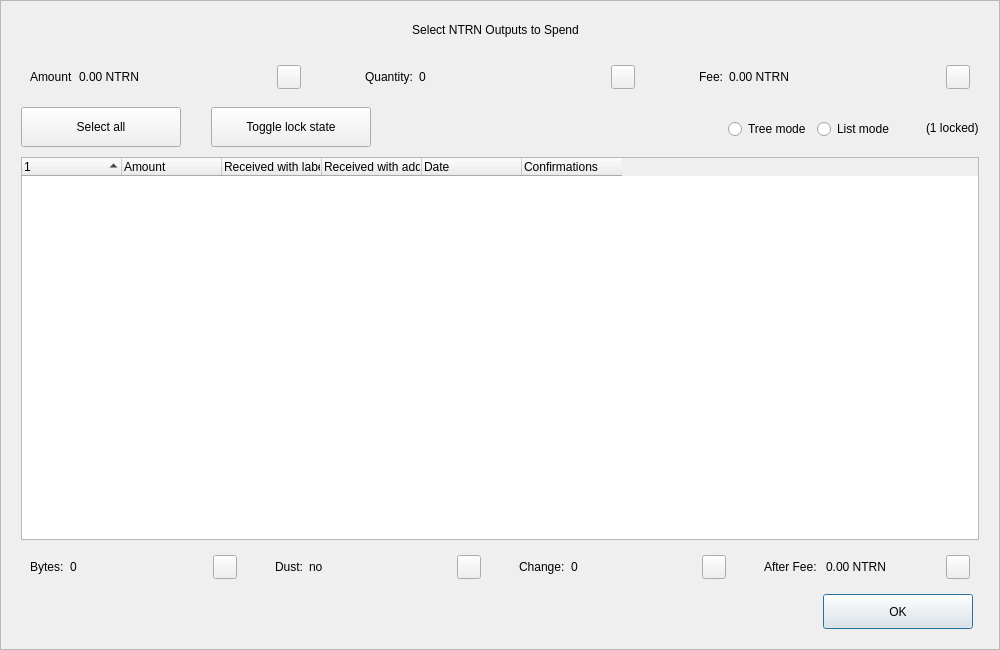
<?xml version="1.0" encoding="UTF-8"?>
<ui version="4.0">
 <class>CoinControlDialog</class>
 <widget class="QDialog" name="CoinControlDialog">
  <property name="geometry">
   <rect>
    <x>0</x>
    <y>0</y>
    <width>1000</width>
    <height>650</height>
   </rect>
  </property>
  <property name="minimumSize">
   <size>
    <width>950</width>
    <height>650</height>
   </size>
  </property>
  <property name="windowTitle">
   <string>Coin Selection</string>
  </property>
  <property name="styleSheet">
   <string notr="true"/>
  </property>
  <layout class="QVBoxLayout" name="verticalLayout">
   <property name="spacing">
    <number>0</number>
   </property>
   <property name="leftMargin">
    <number>0</number>
   </property>
   <property name="topMargin">
    <number>0</number>
   </property>
   <property name="rightMargin">
    <number>0</number>
   </property>
   <property name="bottomMargin">
    <number>0</number>
   </property>
   <item>
    <widget class="QFrame" name="frameContainer">
     <property name="toolTipDuration">
      <number>0</number>
     </property>
     <property name="frameShape">
      <enum>QFrame::StyledPanel</enum>
     </property>
     <property name="frameShadow">
      <enum>QFrame::Raised</enum>
     </property>
     <layout class="QVBoxLayout" name="verticalLayout_2">
      <property name="leftMargin">
       <number>0</number>
      </property>
      <property name="rightMargin">
       <number>0</number>
      </property>
      <property name="bottomMargin">
       <number>20</number>
      </property>
      <item>
       <layout class="QHBoxLayout" name="horizontalLayout_12">
        <property name="spacing">
         <number>0</number>
        </property>
        <property name="leftMargin">
         <number>20</number>
        </property>
        <property name="rightMargin">
         <number>30</number>
        </property>
        <item>
         <spacer name="horizontalSpacer_4">
          <property name="orientation">
           <enum>Qt::Horizontal</enum>
          </property>
          <property name="sizeHint" stdset="0">
           <size>
            <width>40</width>
            <height>20</height>
           </size>
          </property>
         </spacer>
        </item>
        <item>
         <widget class="QLabel" name="labelTitle">
          <property name="minimumSize">
           <size>
            <width>0</width>
            <height>40</height>
           </size>
          </property>
          <property name="maximumSize">
           <size>
            <width>16777215</width>
            <height>40</height>
           </size>
          </property>
          <property name="text">
           <string>Select NTRN Outputs to Spend</string>
          </property>
          <property name="alignment">
           <set>Qt::AlignCenter</set>
          </property>
          <property name="margin">
           <number>7</number>
          </property>
         </widget>
        </item>
        <item>
         <spacer name="horizontalSpacer_5">
          <property name="orientation">
           <enum>Qt::Horizontal</enum>
          </property>
          <property name="sizeHint" stdset="0">
           <size>
            <width>40</width>
            <height>20</height>
           </size>
          </property>
         </spacer>
        </item>
       </layout>
      </item>
      <item>
       <layout class="QHBoxLayout" name="horizontalLayout_8">
        <property name="leftMargin">
         <number>20</number>
        </property>
        <property name="rightMargin">
         <number>20</number>
        </property>
        <item>
         <widget class="QWidget" name="layoutAmount" native="true">
          <layout class="QHBoxLayout" name="horizontalLayout_9" stretch="0,1,0">
           <item>
            <widget class="QLabel" name="labelCoinControlAmountText">
             <property name="text">
              <string>Amount</string>
             </property>
            </widget>
           </item>
           <item>
            <widget class="QLabel" name="labelCoinControlAmount">
             <property name="text">
              <string>0.00 NTRN</string>
             </property>
            </widget>
           </item>
           <item alignment="Qt::AlignHCenter|Qt::AlignVCenter">
            <widget class="QPushButton" name="pushButtonAmount">
             <property name="minimumSize">
              <size>
               <width>0</width>
               <height>24</height>
              </size>
             </property>
             <property name="maximumSize">
              <size>
               <width>24</width>
               <height>26</height>
              </size>
             </property>
             <property name="focusPolicy">
              <enum>Qt::NoFocus</enum>
             </property>
             <property name="styleSheet">
              <string notr="true">padding-bottom:2px;
padding-right:4px;</string>
             </property>
             <property name="text">
              <string/>
             </property>
            </widget>
           </item>
          </layout>
         </widget>
        </item>
        <item>
         <spacer name="horizontalSpacer_2">
          <property name="orientation">
           <enum>Qt::Horizontal</enum>
          </property>
          <property name="sizeType">
           <enum>QSizePolicy::Fixed</enum>
          </property>
          <property name="sizeHint" stdset="0">
           <size>
            <width>40</width>
            <height>20</height>
           </size>
          </property>
         </spacer>
        </item>
        <item>
         <widget class="QWidget" name="layoutQuantity" native="true">
          <layout class="QHBoxLayout" name="horizontalLayout_10" stretch="0,1,0">
           <item>
            <widget class="QLabel" name="labelCoinControlQuantityText">
             <property name="text">
              <string>Quantity:</string>
             </property>
            </widget>
           </item>
           <item>
            <widget class="QLabel" name="labelCoinControlQuantity">
             <property name="text">
              <string>0</string>
             </property>
            </widget>
           </item>
           <item alignment="Qt::AlignHCenter|Qt::AlignVCenter">
            <widget class="QPushButton" name="pushButtonQuantity">
             <property name="minimumSize">
              <size>
               <width>0</width>
               <height>24</height>
              </size>
             </property>
             <property name="maximumSize">
              <size>
               <width>24</width>
               <height>26</height>
              </size>
             </property>
             <property name="focusPolicy">
              <enum>Qt::NoFocus</enum>
             </property>
             <property name="styleSheet">
              <string notr="true">padding-bottom:2px;
               padding-right:4px;</string>
             </property>
             <property name="text">
              <string/>
             </property>
            </widget>
           </item>
          </layout>
         </widget>
        </item>
        <item>
         <spacer name="horizontalSpacer_22">
          <property name="orientation">
           <enum>Qt::Horizontal</enum>
          </property>
          <property name="sizeType">
           <enum>QSizePolicy::Fixed</enum>
          </property>
          <property name="sizeHint" stdset="0">
           <size>
            <width>40</width>
            <height>20</height>
           </size>
          </property>
         </spacer>
        </item>
        <item>
         <widget class="QWidget" name="layoutFee" native="true">
          <layout class="QHBoxLayout" name="horizontalLayout_11" stretch="0,1,0">
           <item>
            <widget class="QLabel" name="labelCoinControlFeeText">
             <property name="text">
              <string>Fee:</string>
             </property>
            </widget>
           </item>
           <item>
            <widget class="QLabel" name="labelCoinControlFee">
             <property name="text">
              <string>0.00 NTRN</string>
             </property>
            </widget>
           </item>
           <item alignment="Qt::AlignHCenter|Qt::AlignVCenter">
            <widget class="QPushButton" name="pushButtonFee">
             <property name="minimumSize">
              <size>
               <width>0</width>
               <height>24</height>
              </size>
             </property>
             <property name="maximumSize">
              <size>
               <width>24</width>
               <height>26</height>
              </size>
             </property>
             <property name="focusPolicy">
              <enum>Qt::NoFocus</enum>
             </property>
             <property name="styleSheet">
              <string notr="true">padding-bottom:2px;
               padding-right:4px;</string>
             </property>
             <property name="text">
              <string/>
             </property>
            </widget>
           </item>
          </layout>
         </widget>
        </item>
       </layout>
      </item>
      <item>
       <widget class="QFrame" name="frame">
        <property name="minimumSize">
         <size>
          <width>0</width>
          <height>40</height>
         </size>
        </property>
        <property name="styleSheet">
         <string notr="true">#frame {
	border:0;
}</string>
        </property>
        <property name="frameShape">
         <enum>QFrame::StyledPanel</enum>
        </property>
        <property name="frameShadow">
         <enum>QFrame::Sunken</enum>
        </property>
        <layout class="QHBoxLayout" name="horizontalLayout">
         <property name="spacing">
          <number>0</number>
         </property>
         <property name="leftMargin">
          <number>20</number>
         </property>
         <property name="topMargin">
          <number>0</number>
         </property>
         <property name="rightMargin">
          <number>20</number>
         </property>
         <property name="bottomMargin">
          <number>0</number>
         </property>
         <item>
          <layout class="QHBoxLayout" name="horizontalLayoutPanel" stretch="0,0,0,0,0,0">
           <property name="spacing">
            <number>20</number>
           </property>
           <item>
            <widget class="QPushButton" name="pushButtonSelectAll">
             <property name="sizePolicy">
              <sizepolicy hsizetype="Maximum" vsizetype="Fixed">
               <horstretch>0</horstretch>
               <verstretch>0</verstretch>
              </sizepolicy>
             </property>
             <property name="minimumSize">
              <size>
               <width>160</width>
               <height>40</height>
              </size>
             </property>
             <property name="maximumSize">
              <size>
               <width>16777215</width>
               <height>40</height>
              </size>
             </property>
             <property name="text">
              <string>Select all</string>
             </property>
             <property name="checkable">
              <bool>true</bool>
             </property>
             <property name="checked">
              <bool>false</bool>
             </property>
             <property name="autoExclusive">
              <bool>false</bool>
             </property>
             <property name="autoDefault">
              <bool>false</bool>
             </property>
            </widget>
           </item>
           <item>
            <spacer name="horizontalSpacer_6">
             <property name="orientation">
              <enum>Qt::Horizontal</enum>
             </property>
             <property name="sizeType">
              <enum>QSizePolicy::Fixed</enum>
             </property>
             <property name="sizeHint" stdset="0">
              <size>
               <width>10</width>
               <height>20</height>
              </size>
             </property>
            </spacer>
           </item>
           <item>
            <widget class="QPushButton" name="pushButtonToggleLock">
             <property name="sizePolicy">
              <sizepolicy hsizetype="Maximum" vsizetype="Fixed">
               <horstretch>0</horstretch>
               <verstretch>0</verstretch>
              </sizepolicy>
             </property>
             <property name="minimumSize">
              <size>
               <width>160</width>
               <height>40</height>
              </size>
             </property>
             <property name="maximumSize">
              <size>
               <width>16777215</width>
               <height>40</height>
              </size>
             </property>
             <property name="text">
              <string>Toggle lock state</string>
             </property>
             <property name="checkable">
              <bool>true</bool>
             </property>
             <property name="autoExclusive">
              <bool>false</bool>
             </property>
             <property name="autoDefault">
              <bool>false</bool>
             </property>
            </widget>
           </item>
           <item>
            <spacer name="horizontalSpacer_7">
             <property name="orientation">
              <enum>Qt::Horizontal</enum>
             </property>
             <property name="sizeType">
              <enum>QSizePolicy::Expanding</enum>
             </property>
             <property name="sizeHint" stdset="0">
              <size>
               <width>30</width>
               <height>20</height>
              </size>
             </property>
            </spacer>
           </item>
           <item alignment="Qt::AlignRight">
            <widget class="QGroupBox" name="groupBox_2">
             <property name="styleSheet">
              <string notr="true">#groupBox_2 {
    background-color:transparent;
    border-radius:0;
}</string>
             </property>
             <property name="title">
              <string/>
             </property>
             <layout class="QHBoxLayout" name="horizontalLayout_14">
              <item>
               <widget class="QRadioButton" name="radioTreeMode">
                <property name="sizePolicy">
                 <sizepolicy hsizetype="Maximum" vsizetype="Fixed">
                  <horstretch>0</horstretch>
                  <verstretch>0</verstretch>
                 </sizepolicy>
                </property>
                <property name="text">
                 <string>Tree mode</string>
                </property>
               </widget>
              </item>
              <item>
               <widget class="QRadioButton" name="radioListMode">
                <property name="sizePolicy">
                 <sizepolicy hsizetype="Maximum" vsizetype="Fixed">
                  <horstretch>0</horstretch>
                  <verstretch>0</verstretch>
                 </sizepolicy>
                </property>
                <property name="text">
                 <string>List mode</string>
                </property>
                <property name="checked">
                 <bool>false</bool>
                </property>
               </widget>
              </item>
             </layout>
            </widget>
           </item>
           <item>
            <widget class="QLabel" name="labelLocked">
             <property name="text">
              <string>(1 locked)</string>
             </property>
            </widget>
           </item>
          </layout>
         </item>
        </layout>
       </widget>
      </item>
      <item>
       <layout class="QHBoxLayout" name="horizontalLayout_13">
        <property name="leftMargin">
         <number>20</number>
        </property>
        <property name="rightMargin">
         <number>20</number>
        </property>
        <item>
         <widget class="CoinControlTreeWidget" name="treeWidget">
          <property name="contextMenuPolicy">
           <enum>Qt::CustomContextMenu</enum>
          </property>
          <property name="styleSheet">
           <string notr="true"/>
          </property>
          <property name="sortingEnabled">
           <bool>false</bool>
          </property>
          <property name="columnCount">
           <number>6</number>
          </property>
          <attribute name="headerShowSortIndicator" stdset="0">
           <bool>true</bool>
          </attribute>
          <attribute name="headerStretchLastSection">
           <bool>false</bool>
          </attribute>
          <column>
           <property name="text">
            <string/>
           </property>
          </column>
          <column>
           <property name="text">
            <string>Amount</string>
           </property>
          </column>
          <column>
           <property name="text">
            <string>Received with label</string>
           </property>
          </column>
          <column>
           <property name="text">
            <string>Received with address</string>
           </property>
          </column>
          <column>
           <property name="text">
            <string>Date</string>
           </property>
          </column>
          <column>
           <property name="text">
            <string>Confirmations</string>
           </property>
           <property name="toolTip">
            <string>Confirmed</string>
           </property>
          </column>
         </widget>
        </item>
       </layout>
      </item>
      <item>
       <layout class="QHBoxLayout" name="horizontalLayout_3">
        <property name="spacing">
         <number>20</number>
        </property>
        <property name="leftMargin">
         <number>20</number>
        </property>
        <property name="rightMargin">
         <number>20</number>
        </property>
        <item>
         <widget class="QWidget" name="layoutBytes" native="true">
          <layout class="QHBoxLayout" name="horizontalLayout_4" stretch="0,1,0">
           <item>
            <widget class="QLabel" name="labelCoinControlBytesText">
             <property name="text">
              <string>Bytes:</string>
             </property>
            </widget>
           </item>
           <item>
            <widget class="QLabel" name="labelCoinControlBytes">
             <property name="text">
              <string>0</string>
             </property>
            </widget>
           </item>
           <item alignment="Qt::AlignHCenter|Qt::AlignVCenter">
            <widget class="QPushButton" name="pushButtonBytes">
             <property name="minimumSize">
              <size>
               <width>0</width>
               <height>24</height>
              </size>
             </property>
             <property name="maximumSize">
              <size>
               <width>24</width>
               <height>26</height>
              </size>
             </property>
             <property name="focusPolicy">
              <enum>Qt::NoFocus</enum>
             </property>
             <property name="styleSheet">
              <string notr="true">padding-bottom:2px;
               padding-right:4px;</string>
             </property>
             <property name="text">
              <string/>
             </property>
            </widget>
           </item>
          </layout>
         </widget>
        </item>
        <item>
         <widget class="QWidget" name="layoutDust" native="true">
          <layout class="QHBoxLayout" name="horizontalLayout_5" stretch="0,1,0">
           <item>
            <widget class="QLabel" name="labelCoinControlLowOutputText">
             <property name="text">
              <string>Dust:</string>
             </property>
            </widget>
           </item>
           <item>
            <widget class="QLabel" name="labelCoinControlLowOutput">
             <property name="text">
              <string>no</string>
             </property>
            </widget>
           </item>
           <item alignment="Qt::AlignHCenter|Qt::AlignVCenter">
            <widget class="QPushButton" name="pushButtonDust">
             <property name="minimumSize">
              <size>
               <width>0</width>
               <height>24</height>
              </size>
             </property>
             <property name="maximumSize">
              <size>
               <width>24</width>
               <height>26</height>
              </size>
             </property>
             <property name="focusPolicy">
              <enum>Qt::NoFocus</enum>
             </property>
             <property name="styleSheet">
              <string notr="true">padding-bottom:2px;
               padding-right:4px;</string>
             </property>
             <property name="text">
              <string/>
             </property>
            </widget>
           </item>
          </layout>
         </widget>
        </item>
        <item>
         <widget class="QWidget" name="layoutChange" native="true">
          <layout class="QHBoxLayout" name="horizontalLayout_6" stretch="0,1,0">
           <item>
            <widget class="QLabel" name="labelCoinControlChangeText">
             <property name="text">
              <string>Change:</string>
             </property>
            </widget>
           </item>
           <item>
            <widget class="QLabel" name="labelCoinControlChange">
             <property name="text">
              <string>0</string>
             </property>
            </widget>
           </item>
           <item alignment="Qt::AlignHCenter|Qt::AlignVCenter">
            <widget class="QPushButton" name="pushButtonChange">
             <property name="minimumSize">
              <size>
               <width>0</width>
               <height>24</height>
              </size>
             </property>
             <property name="maximumSize">
              <size>
               <width>24</width>
               <height>26</height>
              </size>
             </property>
             <property name="focusPolicy">
              <enum>Qt::NoFocus</enum>
             </property>
             <property name="styleSheet">
              <string notr="true">padding-bottom:2px;
               padding-right:4px;</string>
             </property>
             <property name="text">
              <string/>
             </property>
            </widget>
           </item>
          </layout>
         </widget>
        </item>
        <item>
         <widget class="QWidget" name="layoutAfter" native="true">
          <layout class="QHBoxLayout" name="horizontalLayout_7" stretch="0,1,0">
           <item>
            <widget class="QLabel" name="labelCoinControlAfterFeeText">
             <property name="text">
              <string>After Fee: </string>
             </property>
            </widget>
           </item>
           <item>
            <widget class="QLabel" name="labelCoinControlAfterFee">
             <property name="text">
              <string>0.00 NTRN</string>
             </property>
            </widget>
           </item>
           <item alignment="Qt::AlignHCenter|Qt::AlignVCenter">
            <widget class="QPushButton" name="pushButtonAlterFee">
             <property name="minimumSize">
              <size>
               <width>0</width>
               <height>24</height>
              </size>
             </property>
             <property name="maximumSize">
              <size>
               <width>24</width>
               <height>26</height>
              </size>
             </property>
             <property name="focusPolicy">
              <enum>Qt::NoFocus</enum>
             </property>
             <property name="styleSheet">
              <string notr="true">padding-bottom:2px;
               padding-right:4px;</string>
             </property>
             <property name="text">
              <string/>
             </property>
            </widget>
           </item>
          </layout>
         </widget>
        </item>
       </layout>
      </item>
      <item>
       <layout class="QHBoxLayout" name="horizontalLayout_2">
        <property name="spacing">
         <number>0</number>
        </property>
        <property name="leftMargin">
         <number>20</number>
        </property>
        <property name="rightMargin">
         <number>26</number>
        </property>
        <item>
         <spacer name="horizontalSpacer_3">
          <property name="orientation">
           <enum>Qt::Horizontal</enum>
          </property>
          <property name="sizeHint" stdset="0">
           <size>
            <width>558</width>
            <height>20</height>
           </size>
          </property>
         </spacer>
        </item>
        <item>
         <widget class="QPushButton" name="pushButtonOk">
          <property name="minimumSize">
           <size>
            <width>150</width>
            <height>35</height>
           </size>
          </property>
          <property name="text">
           <string>OK</string>
          </property>
         </widget>
        </item>
       </layout>
      </item>
     </layout>
    </widget>
   </item>
  </layout>
 </widget>
 <customwidgets>
  <customwidget>
   <class>CoinControlTreeWidget</class>
   <extends>QTreeWidget</extends>
   <header>coincontroltreewidget.h</header>
  </customwidget>
 </customwidgets>
 <resources/>
 <connections/>
</ui>
